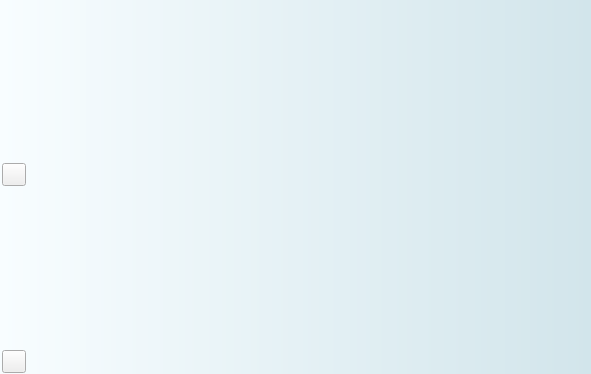
<?xml version="1.0" encoding="UTF-8"?>
<ui version="4.0">
 <class>Tree</class>
 <widget class="CTreeStandAlone" name="Tree">
  <property name="geometry">
   <rect>
    <x>0</x>
    <y>0</y>
    <width>591</width>
    <height>374</height>
   </rect>
  </property>
  <property name="minimumSize">
   <size>
    <width>160</width>
    <height>0</height>
   </size>
  </property>
  <property name="acceptDrops">
   <bool>true</bool>
  </property>
  <property name="styleSheet">
   <string notr="true">/*QTreeView::branch {  border-image: url(none.png); }*/
QTreeView
{
  background: qlineargradient(spread:pad, x1:0, y1:0, x2:1, y2:0, stop:0 rgba(248, 253, 255, 255), stop:1 rgba(210, 229, 235, 255))
}
/*QTreeView::branch {     image: none;}*/

</string>
  </property>
  <property name="frameShape">
   <enum>QFrame::NoFrame</enum>
  </property>
  <property name="lineWidth">
   <number>0</number>
  </property>
  <property name="editTriggers">
   <set>QAbstractItemView::EditKeyPressed</set>
  </property>
  <property name="dragEnabled">
   <bool>true</bool>
  </property>
  <property name="dragDropMode">
   <enum>QAbstractItemView::DragDrop</enum>
  </property>
  <property name="defaultDropAction">
   <enum>Qt::MoveAction</enum>
  </property>
  <property name="selectionMode">
   <enum>QAbstractItemView::ExtendedSelection</enum>
  </property>
  <property name="indentation">
   <number>10</number>
  </property>
  <property name="uniformRowHeights">
   <bool>true</bool>
  </property>
  <property name="animated">
   <bool>true</bool>
  </property>
  <property name="headerHidden">
   <bool>true</bool>
  </property>
  <property name="childIndent" stdset="0">
   <number>-2</number>
  </property>
  <property name="cursorInfo" stdset="0">
   <stringlist notr="true">
    <string>id=&quot;current&quot; marginBottom=&quot;1&quot;  boldText=&quot;1&quot;  type=&quot;-1&quot;  roundcorner=&quot;2&quot; bordercolor=&quot;0x40808080&quot; borderWidth=&quot;2&quot;</string>
    <string>id=&quot;select&quot;    marginBottom=&quot;1&quot;  type=&quot;1&quot; color1=&quot;0x9000CCFF&quot; color2=&quot;0x2000CCFF&quot; roundcorner=&quot;2&quot; bordercolor=&quot;0xB000CCFF&quot; borderWidth=&quot;2&quot;</string>
    <string>id=&quot;focus&quot;    marginBottom=&quot;1&quot; type=&quot;1&quot; color1=&quot;0x7000FF00&quot; color2=&quot;0x1000FF00&quot; roundcorner=&quot;2&quot; bordercolor=&quot;0x8000FF00&quot; borderWidth=&quot;2&quot;</string>
    <string>id=&quot;hover&quot; marginBottom=&quot;1&quot; type=&quot;0&quot; color1=&quot;0x3680A0FF&quot; roundcorner=&quot;2&quot; bordercolor=&quot;0xFF000000&quot; borderWidth=&quot;0&quot;</string>
    <string>id=&quot;groupBackground&quot; marginBottom=&quot;1&quot; type=&quot;0&quot; color1=&quot;0x3600FFFF&quot; roundcorner=&quot;2&quot; bordercolor=&quot;0xFF000000&quot; borderWidth=&quot;0&quot; </string>
    <string>id=&quot;groupExpandBackground&quot;  marginBottom=&quot;1&quot; type=&quot;2&quot; color1=&quot;0x3600FFFF&quot;  color2=&quot;0x0x80202020&quot; roundcorner=&quot;2&quot; bordercolor=&quot;0xFF000000&quot; borderWidth=&quot;0&quot; textColor=&quot;0xFFFFFFFF&quot;</string>
   </stringlist>
  </property>
  <property name="selectionRectVisible" stdset="0">
   <bool>true</bool>
  </property>
  <layout class="QGridLayout" name="gridLayout_2">
   <property name="leftMargin">
    <number>2</number>
   </property>
   <property name="topMargin">
    <number>0</number>
   </property>
   <property name="rightMargin">
    <number>0</number>
   </property>
   <property name="bottomMargin">
    <number>1</number>
   </property>
   <item row="1" column="2">
    <layout class="QGridLayout" name="gridLayout" rowstretch="100,0" rowminimumheight="0,0">
     <property name="spacing">
      <number>0</number>
     </property>
     <item row="0" column="0" alignment="Qt::AlignLeft|Qt::AlignVCenter">
      <widget class="CSkinButton" name="m_ExtFilterButton">
       <property name="sizePolicy">
        <sizepolicy hsizetype="Minimum" vsizetype="Minimum">
         <horstretch>0</horstretch>
         <verstretch>0</verstretch>
        </sizepolicy>
       </property>
       <property name="cursor">
        <cursorShape>PointingHandCursor</cursorShape>
       </property>
       <property name="text">
        <string/>
       </property>
       <property name="checkable">
        <bool>true</bool>
       </property>
       <property name="skinImage" stdset="0">
        <stringlist notr="true">
         <string>src=&quot;img\tree\panelopen.png&quot;</string>
         <string>checked=&quot;1&quot; src=&quot;img\tree\panelclose.png&quot;</string>
        </stringlist>
       </property>
      </widget>
     </item>
     <item row="1" column="0" alignment="Qt::AlignLeft|Qt::AlignBottom">
      <widget class="CSkinButton" name="m_MediaModeButton">
       <property name="sizePolicy">
        <sizepolicy hsizetype="Minimum" vsizetype="Minimum">
         <horstretch>0</horstretch>
         <verstretch>0</verstretch>
        </sizepolicy>
       </property>
       <property name="cursor">
        <cursorShape>PointingHandCursor</cursorShape>
       </property>
       <property name="focusPolicy">
        <enum>Qt::NoFocus</enum>
       </property>
       <property name="contextMenuPolicy">
        <enum>Qt::NoContextMenu</enum>
       </property>
       <property name="text">
        <string/>
       </property>
       <property name="checkable">
        <bool>true</bool>
       </property>
       <property name="skinImage" stdset="0">
        <stringlist notr="true">
         <string>src=&quot;img\tree\paneldownopen.png&quot;</string>
         <string>checked=&quot;1&quot; src=&quot;img\tree\paneldownclose.png&quot;</string>
        </stringlist>
       </property>
      </widget>
     </item>
    </layout>
   </item>
  </layout>
 </widget>
 <customwidgets>
  <customwidget>
   <class>CSkinButton</class>
   <extends>QToolButton</extends>
   <header>skinbutton.h</header>
  </customwidget>
  <customwidget>
   <class>CTreeStandAlone</class>
   <extends>QTreeView</extends>
   <header>treestandalone.h</header>
   <container>1</container>
  </customwidget>
 </customwidgets>
 <resources/>
 <connections/>
</ui>
